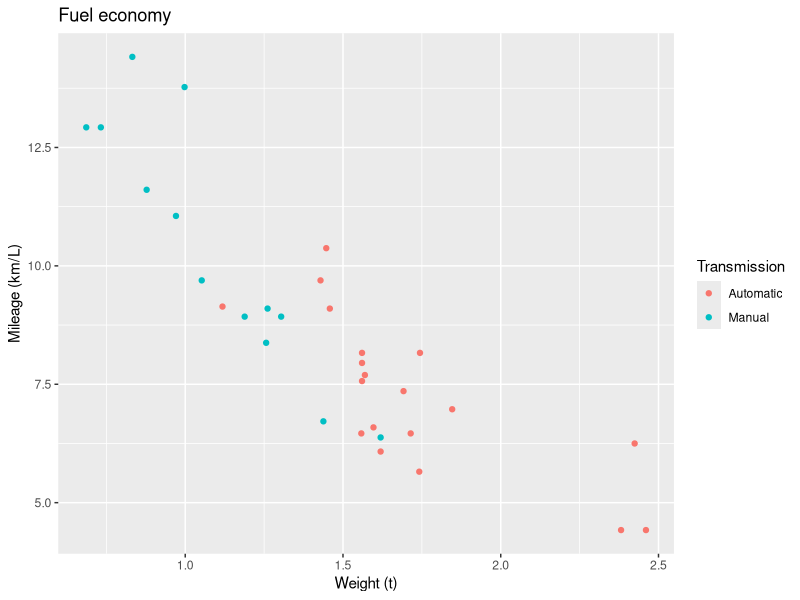

Here is the R script that generated this plot:
## ---- chunk 1
library(tidyverse)
carnames <- rownames(mtcars)
mtcars <- as_tibble(mtcars) %>% mutate(car = carnames) %>% select(car, mpg, cyl, hp, wt, am)
## ---- chunk 2
library(tidyverse)
dataset <- mtcars %>% 
  mutate(wt = wt*0.45359,      # Convert lbs to tons
         mpg = mpg * 0.42514,  # Convert mpg to km/L
         Transmission = forcats::fct_recode(as.factor(am), 
                                            Automatic = "0", 
                                            Manual = "1")
    )
knitr::kable(head(dataset, 4), caption = "The mtcars dataset contain data on 32 different cars")
## ---- chunk 3
dataset %>%  
  ggplot(aes(x = wt, y = mpg, color = Transmission)) +
  geom_point() +
  labs(x = "Weight (t)", y = "Mileage (km/L)", title = "Fuel economy")
